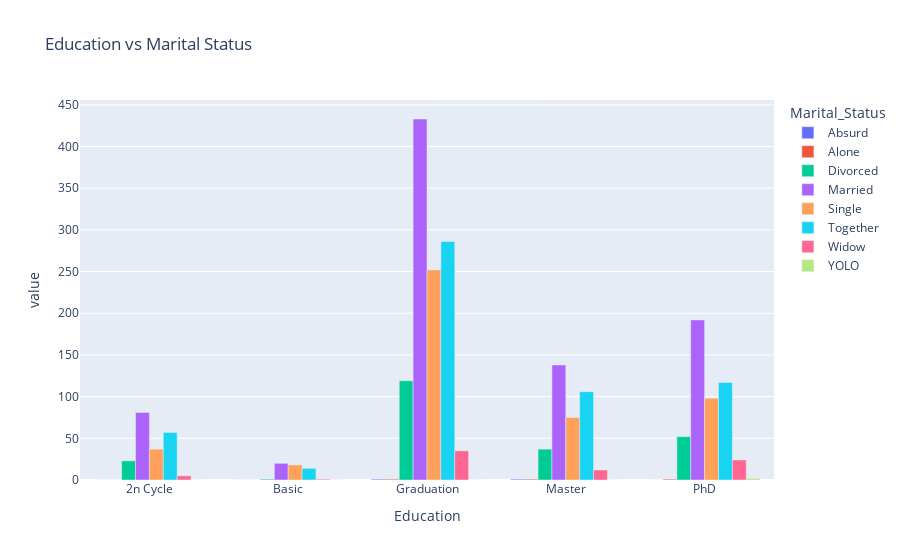

Notebook cell for this chart:
### Code cell
# bar plot: Education vs Marital_Status
cross_tab = pd.crosstab(data['Education'], data['Marital_Status'])
fig = px.bar(cross_tab, barmode="group", title="Education vs Marital Status")
fig.show()

### Figure 1 — Plotly figure (JSON) as saved in the notebook; plotly's stock layout.template omitted (floating-point values rounded to 4 significant figures)
{"data": [{"alignmentgroup": "True", "hovertemplate": "Marital_Status=Absurd<br>Education=%{x}<br>value=%{y}<extra></extra>", "legendgroup": "Absurd", "marker": {"color": "#636efa", "pattern": {"shape": ""}}, "name": "Absurd", "offsetgroup": "Absurd", "orientation": "v", "showlegend": true, "textposition": "auto", "type": "bar", "x": ["2n Cycle", "Basic", "Graduation", "Master", "PhD"], "xaxis": "x", "y": [0, 0, 1, 1, 0], "yaxis": "y"}, {"alignmentgroup": "True", "hovertemplate": "Marital_Status=Alone<br>Education=%{x}<br>value=%{y}<extra></extra>", "legendgroup": "Alone", "marker": {"color": "#EF553B", "pattern": {"shape": ""}}, "name": "Alone", "offsetgroup": "Alone", "orientation": "v", "showlegend": true, "textposition": "auto", "type": "bar", "x": ["2n Cycle", "Basic", "Graduation", "Master", "PhD"], "xaxis": "x", "y": [0, 0, 1, 1, 1], "yaxis": "y"}, {"alignmentgroup": "True", "hovertemplate": "Marital_Status=Divorced<br>Education=%{x}<br>value=%{y}<extra></extra>", "legendgroup": "Divorced", "marker": {"color": "#00cc96", "pattern": {"shape": ""}}, "name": "Divorced", "offsetgroup": "Divorced", "orientation": "v", "showlegend": true, "textposition": "auto", "type": "bar", "x": ["2n Cycle", "Basic", "Graduation", "Master", "PhD"], "xaxis": "x", "y": [23, 1, 119, 37, 52], "yaxis": "y"}, {"alignmentgroup": "True", "hovertemplate": "Marital_Status=Married<br>Education=%{x}<br>value=%{y}<extra></extra>", "legendgroup": "Married", "marker": {"color": "#ab63fa", "pattern": {"shape": ""}}, "name": "Married", "offsetgroup": "Married", "orientation": "v", "showlegend": true, "textposition": "auto", "type": "bar", "x": ["2n Cycle", "Basic", "Graduation", "Master", "PhD"], "xaxis": "x", "y": [81, 20, 433, 138, 192], "yaxis": "y"}, {"alignmentgroup": "True", "hovertemplate": "Marital_Status=Single<br>Education=%{x}<br>value=%{y}<extra></extra>", "legendgroup": "Single", "marker": {"color": "#FFA15A", "pattern": {"shape": ""}}, "name": "Single", "offsetgroup": "Single", "orientation": "v", "showlegend": true, "textposition": "auto", "type": "bar", "x": ["2n Cycle", "Basic", "Graduation", "Master", "PhD"], "xaxis": "x", "y": [37, 18, 252, 75, 98], "yaxis": "y"}, {"alignmentgroup": "True", "hovertemplate": "Marital_Status=Together<br>Education=%{x}<br>value=%{y}<extra></extra>", "legendgroup": "Together", "marker": {"color": "#19d3f3", "pattern": {"shape": ""}}, "name": "Together", "offsetgroup": "Together", "orientation": "v", "showlegend": true, "textposition": "auto", "type": "bar", "x": ["2n Cycle", "Basic", "Graduation", "Master", "PhD"], "xaxis": "x", "y": [57, 14, 286, 106, 117], "yaxis": "y"}, {"alignmentgroup": "True", "hovertemplate": "Marital_Status=Widow<br>Education=%{x}<br>value=%{y}<extra></extra>", "legendgroup": "Widow", "marker": {"color": "#FF6692", "pattern": {"shape": ""}}, "name": "Widow", "offsetgroup": "Widow", "orientation": "v", "showlegend": true, "textposition": "auto", "type": "bar", "x": ["2n Cycle", "Basic", "Graduation", "Master", "PhD"], "xaxis": "x", "y": [5, 1, 35, 12, 24], "yaxis": "y"}, {"alignmentgroup": "True", "hovertemplate": "Marital_Status=YOLO<br>Education=%{x}<br>value=%{y}<extra></extra>", "legendgroup": "YOLO", "marker": {"color": "#B6E880", "pattern": {"shape": ""}}, "name": "YOLO", "offsetgroup": "YOLO", "orientation": "v", "showlegend": true, "textposition": "auto", "type": "bar", "x": ["2n Cycle", "Basic", "Graduation", "Master", "PhD"], "xaxis": "x", "y": [0, 0, 0, 0, 2], "yaxis": "y"}], "layout": {"autosize": true, "barmode": "group", "legend": {"title": {"text": "Marital_Status"}, "tracegroupgap": 0}, "title": {"text": "Education vs Marital Status"}, "xaxis": {"anchor": "y", "autorange": true, "domain": [0, 1], "range": [-0.5, 4.5], "title": {"text": "Education"}, "type": "category"}, "yaxis": {"anchor": "x", "autorange": true, "domain": [0, 1], "range": [0, 455.8], "title": {"text": "value"}, "type": "linear"}}}
